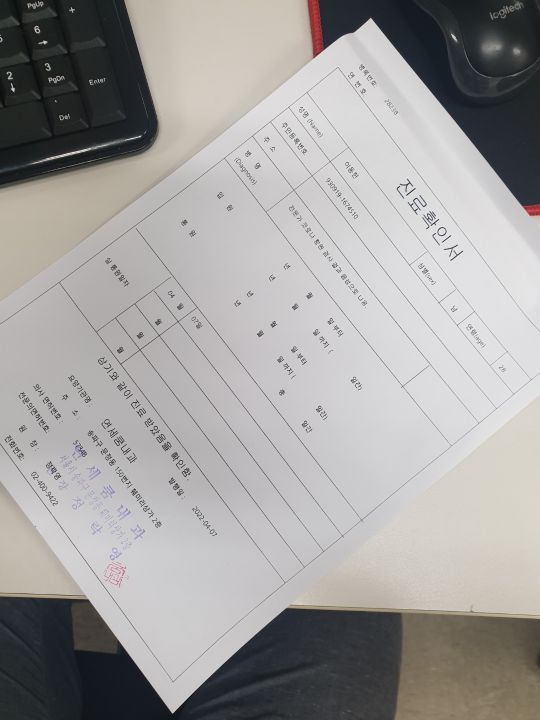
#> input picture confirm.jpg, 1080 x 1440 px (shown at 1/2 size)
$ python imageDetect2.py
#> lines starting #> are read from the running program, lines starting #| are printed output that depends on the picture; after the words box and inside, x2 and y2 are one past the last pixel; in counts of white or black regions, pixels touching at a corner belong together
import cv2
import numpy as np
import matplotlib.pyplot as plt

'''
2022.04.11 이동한
figure_6
크기 조정, 보간 및 크기 조정 / 보간(interpolation) = 두 점을 연결하는 궤적 생성, 보통 정보를 압축한 것을 다시 복원하기 위함
이미지
'''
image = cv2.imread('confirm.jpg')
#> image is the input picture: shape (1440, 1080, 3); mean B, G, R 158.8, 160.1, 161.9
image = cv2.cvtColor(image, cv2.COLOR_BGR2RGB)
plt.figure(figsize=(10, 10))
plt.subplot(2, 2, 1)
plt.title("Original")
plt.imshow(image)
image_scaled = cv2.resize(image, None, fx=0.75, fy=0.75)

plt.subplot(2, 2, 2)
plt.title("Scaling - Linear Interpolation")
plt.imshow(image_scaled)
img_scaled = cv2.resize(image, None, fx=2, fy=2, interpolation = cv2.INTER_CUBIC) #3차회선 보간법/ 16개의 픽셀 사용

plt.subplot(2, 2, 3)
plt.title("Scaling - Cubic Interpolation ")
plt.imshow(img_scaled)
img_scaled = cv2.resize(image, (900, 400), interpolation = cv2.INTER_AREA) #축소할때 사용
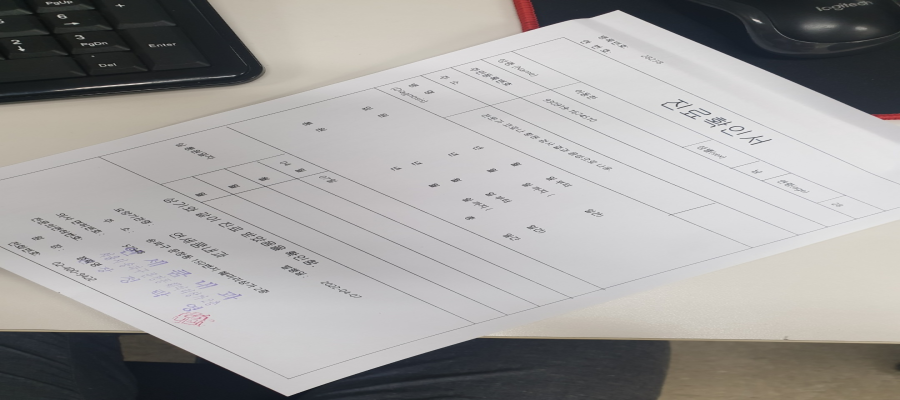
#> img_scaled: shape (400, 900, 3); mean R, G, B 161.9, 160.1, 158.8

plt.subplot(2, 2, 4)
plt.title("Scaling - Skewed Size")
plt.imshow(img_scaled)
plt.show()
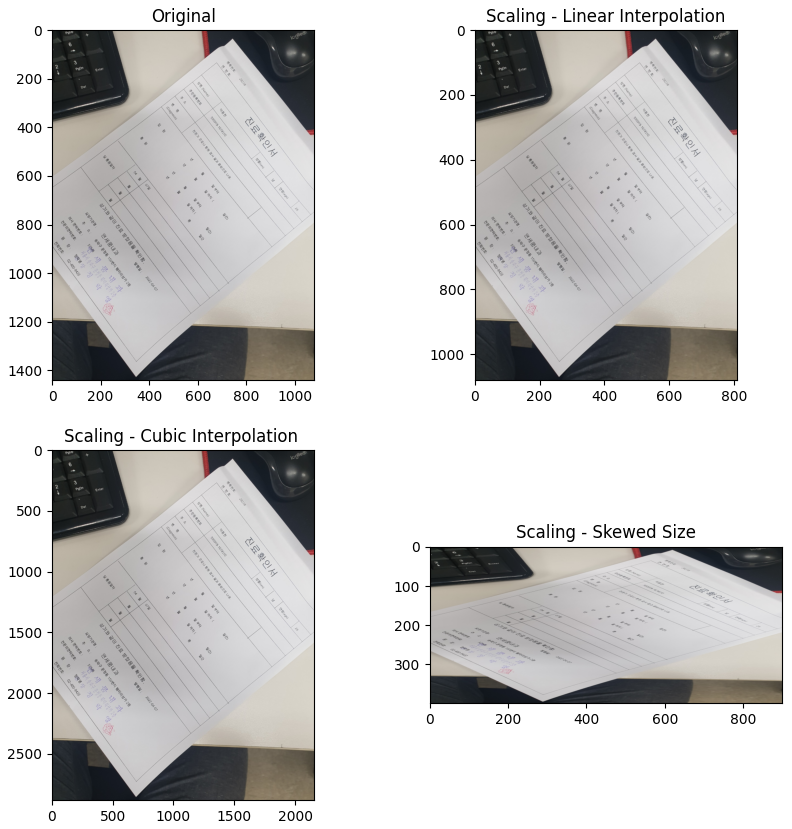
#> figure drawn by matplotlib, 4 panels

'''
figure_7
임계값, 적응 임계값 및 이진화(이미지의 흑백처리)
binary_image = 흑백으로만 표현한 이미지
Threshholding = 여러값을 임계점 기준으로 두 가지 부류로 나누는 방법
'''
image = cv2.imread('confirm.jpg', 0)
#> image: shape (1440, 1080); min 0, max 255, mean 160.5
plt.figure(figsize=(20, 20))
plt.subplot(3, 2, 1)
plt.title("Original")
plt.imshow(image)

ret, thresh1 = cv2.threshold(image, 127, 255, cv2.THRESH_BINARY) # threshold(이미지, 임계값, 임계값 이상일 경우 바꿀 최대값 보통 흰색인 255로 지정, 흑백)
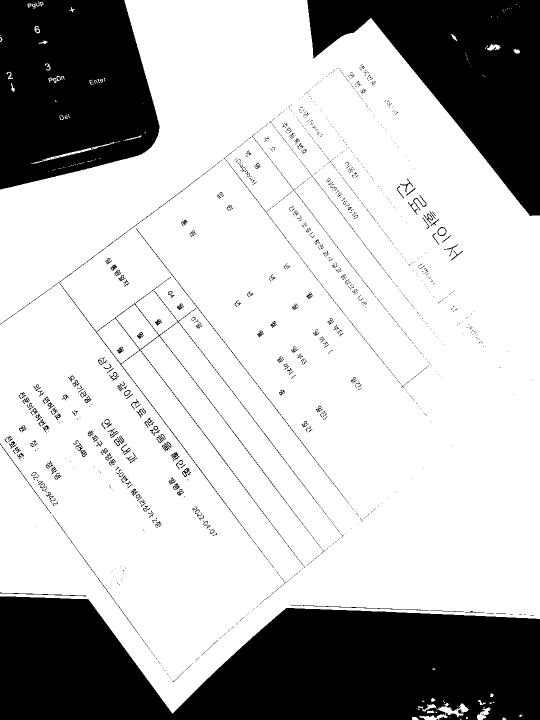
#> thresh1: shape (1440, 1080) (shown at 1/2 size); 73.9% white; 1178 black regions (980 under 20 px), largest, box (x1, y1, x2, y2) and area: (0, 1193, 1080, 1440) 198730, (0, 0, 319, 379) 97586, (614, 0, 1080, 432) 91645
plt.subplot(3, 2, 2)
plt.title("Threshold Binary")
plt.imshow(thresh1)

image = cv2.GaussianBlur(image, (3, 3), 0) #이미지, 커널크기(3,3), 시그마x,y값 동일
thresh = cv2.adaptiveThreshold(image, 255, cv2.ADAPTIVE_THRESH_MEAN_C, cv2.THRESH_BINARY, 3, 5) #adaptiveThreshold(이미지, 벨류, adaptiveMethod, thresholdType, blocksize, C) C는 보정 상수
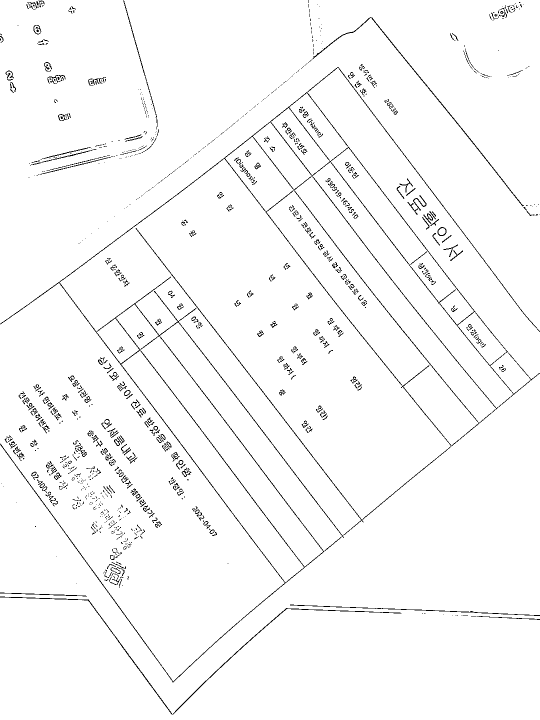
#> thresh: shape (1440, 1080) (shown at 1/2 size); 97.4% white; black in thin lines or dots
plt.subplot(3, 2, 3)
plt.title("Adaptive Mean Thresholding")
plt.imshow(thresh)

_, th2 = cv2.threshold(image, 0, 255, cv2.THRESH_BINARY + cv2.THRESH_OTSU) # Threshold함수와 Thresh_otsu를 같이 사용한 인진화 두번째 argument인 임계값은 0으로 설정해야 노이즈까지 같이 검출 안됨/ (물체만 검출되게 하기 위함)
#> th2: shape (1440, 1080); 74.6% white; 644 black regions (521 under 20 px), largest, box (x1, y1, x2, y2) and area: (0, 1192, 1080, 1440) 195586, (0, 0, 318, 379) 97818, (615, 0, 1080, 432) 91582
plt.subplot(3, 2, 4)
plt.title("Otsu's Thresholding")
plt.imshow(th2)
plt.subplot(3, 2, 5)
blur = cv2.GaussianBlur(image, (5, 5), 0)
_, th3 = cv2.threshold(blur, 0, 255, cv2.THRESH_BINARY + cv2.THRESH_OTSU)
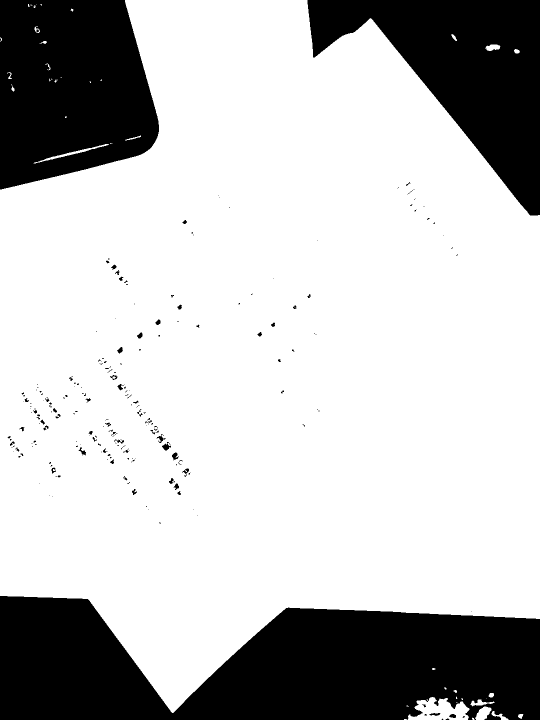
#> th3: shape (1440, 1080) (shown at 1/2 size); 74.9% white; 216 black regions (155 under 20 px), largest, box (x1, y1, x2, y2) and area: (0, 1192, 1080, 1440) 195797, (0, 0, 318, 379) 98436, (615, 0, 1080, 431) 91584
plt.title("Gaussian Otsu's Thresholding")
plt.imshow(th3)
plt.show()

'''
figure_8
선명하게 하기
'''
image = cv2.imread('confirm.jpg')
image = cv2.cvtColor(image, cv2.COLOR_BGR2RGB)
plt.figure(figsize=(10, 10))
plt.subplot(1, 2, 1)
plt.title("Original")
plt.imshow(image)
kernel_sharpening = np.array([[-1, -1, -1],
                              [-1, 9, -1],
                              [-1, -1, -1]])
sharpened = cv2.filter2D(image, -1, kernel_sharpening)
plt.subplot(1, 2, 2)
plt.title("Image Sharpening")
plt.imshow(sharpened)
plt.show()

'''
figure_9
구조의 윤곽 식별
물체의 모양 식별하는데 도움이 됨
canny edge를 매개변수로 전달해야 하는 findContours함수 사용
'''
image = cv2.imread('confirm.jpg')
image = cv2.cvtColor(image, cv2.COLOR_BGR2RGB)
plt.figure(figsize=(10, 10))
plt.subplot(2, 2, 1)
plt.title("Original")
plt.imshow(image)

# Grayscale
gray=cv2.cvtColor(image, cv2.COLOR_BGR2GRAY)

# Canny edges Canny(gray타입, minval=30, maxval=200) 값이 클수록 엣지 검출 어렵고 작을 수록 엣지가 검출되기 쉽다.
edged = cv2.Canny(gray, 30, 200)
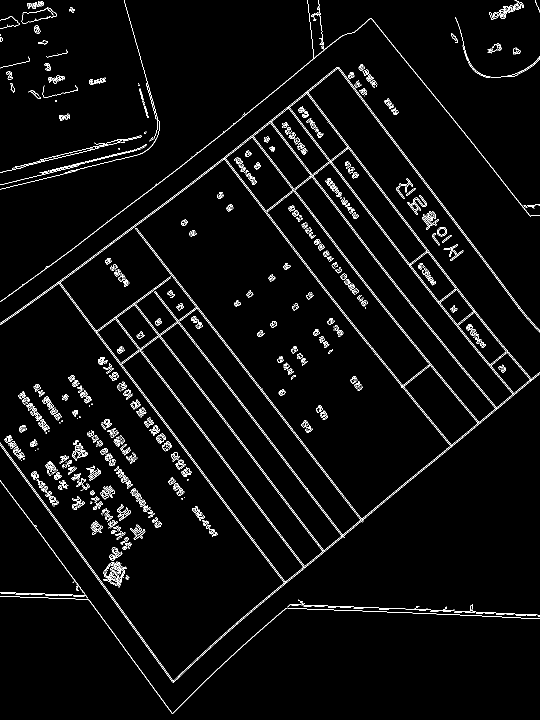
#> edged: shape (1440, 1080) (shown at 1/2 size); 3.1% white in thin lines or dots
plt.subplot(2, 2, 2)
plt.title("Canny Edges")
plt.imshow(edged)

# Finding Contours
contour, hier = cv2.findContours(edged, cv2.RETR_EXTERNAL, cv2.CHAIN_APPROX_NONE) #cv2.findContours (이진화 이미지, 검색 방법, 근사화 방법) return 윤곽선, 계층 구조
#> contour = 534 contours, 407 with area under 20; largest, box (x1, y1, x2, y2) and area: (0, 134, 1080, 1365) 468682, (0, 0, 1080, 603) 875, (0, 1192, 1080, 1427) 377, (910, 34, 1080, 156) 300, (874, 454, 894, 473) 270
plt.subplot(2, 2, 3)
plt.title("Canny Edges After Contouring")
plt.imshow(edged)
print("Count of Contours = " + str(len(contour))) #해당 윤곽선의 계층 구조 표시
#| Count of Contours = 534

# All contours // cv2.drawContours()를 이용하여 검출된 윤곽선 그림
cv2.drawContours(image, contour, -1, (0, 255, 0), 3) #cv2.drawContours(이미지, [윤곽선=contour], contour의 인덱스 -1{-1은 윤곽선 배열 모두를 의미}, (BGR), 두께)
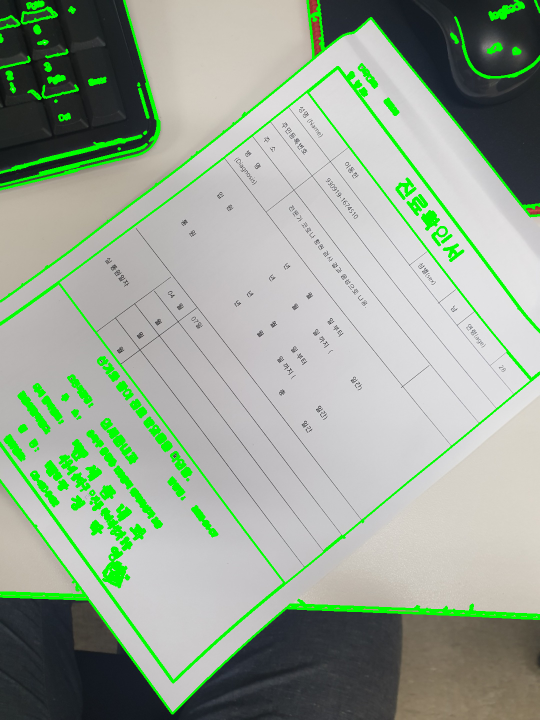
#> image: shape (1440, 1080, 3) (shown at 1/2 size); mean R, G, B 152.4, 166.9, 149.5
plt.subplot(2, 2, 4)
plt.title("Contours")
plt.imshow(image)
plt.show()
